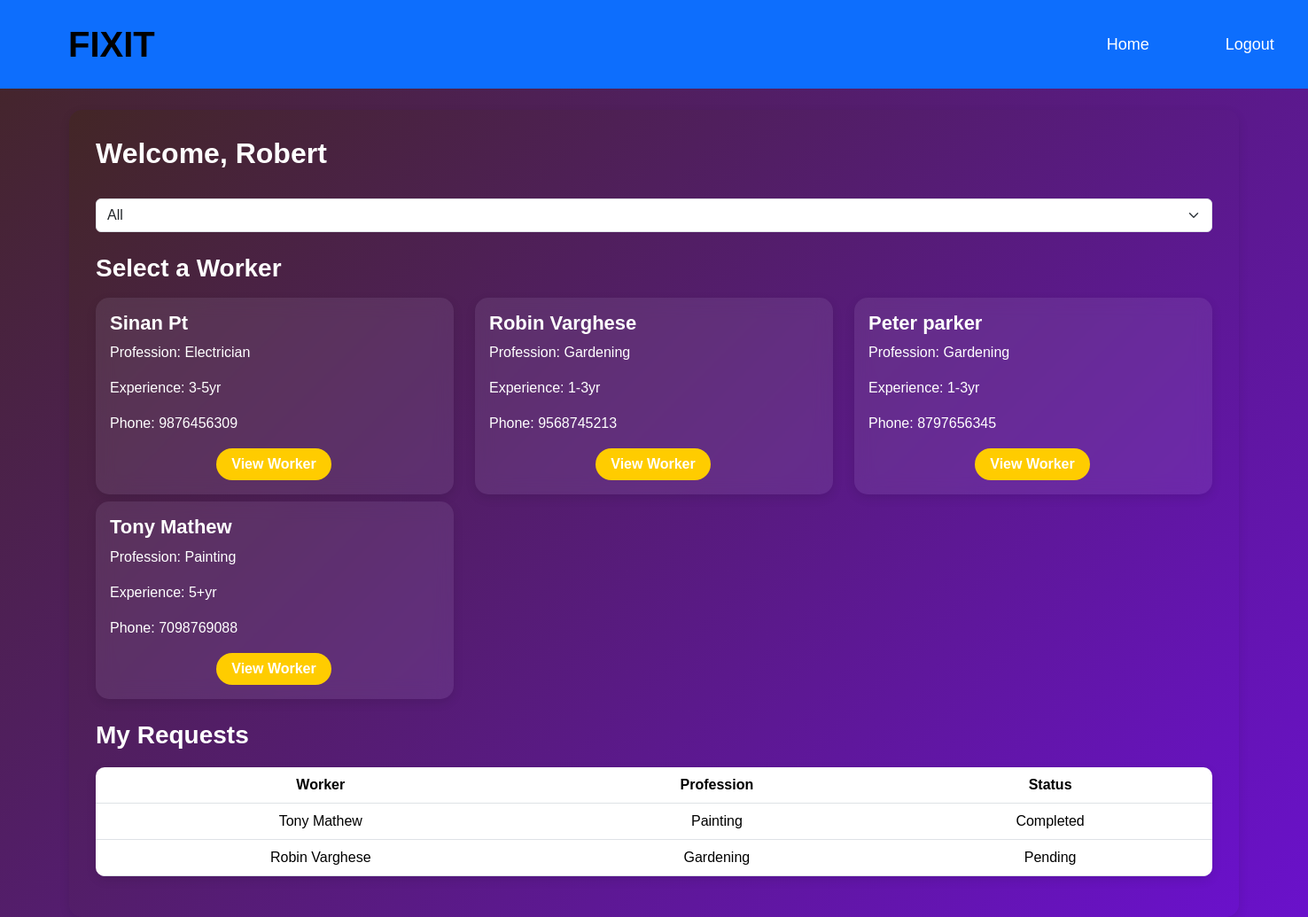
Before: /user_dashboard/ (signed in) with the older database file.
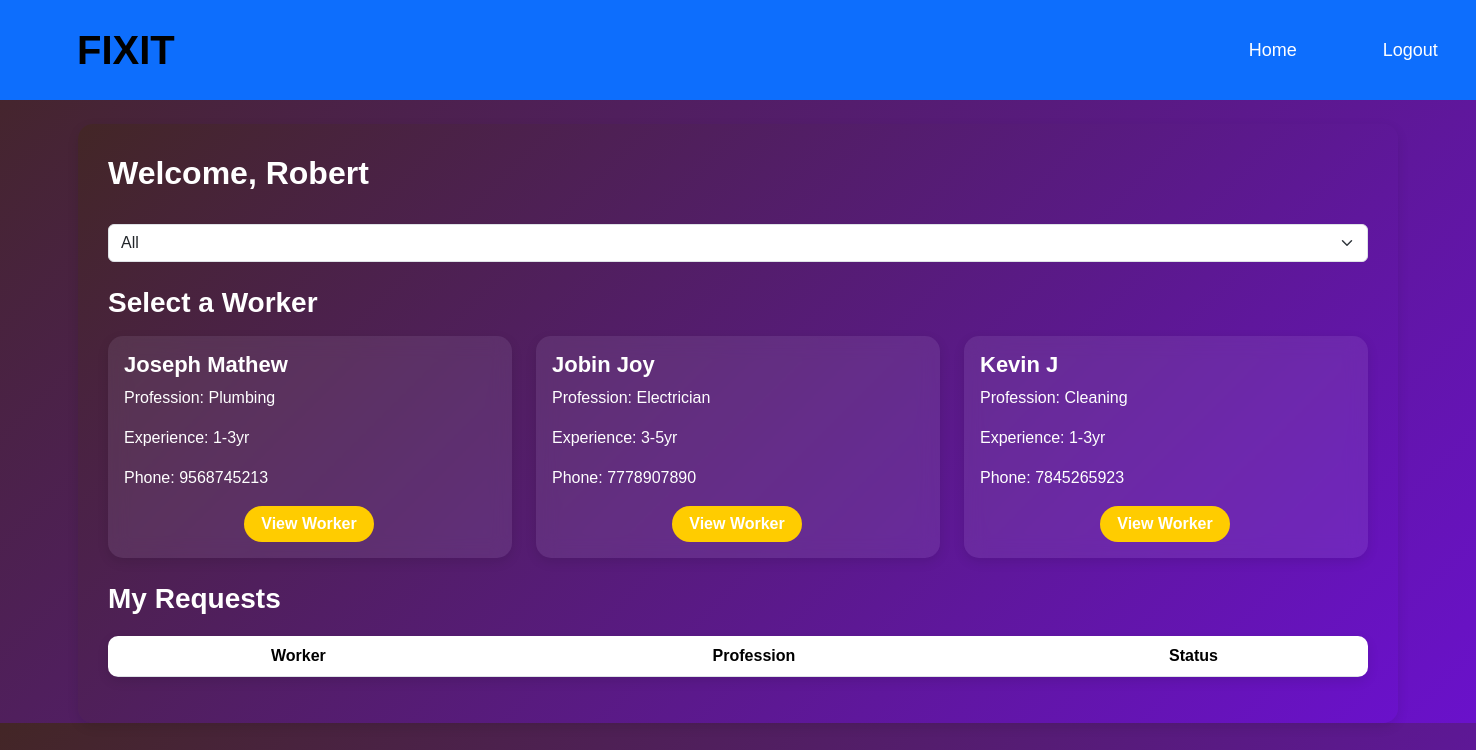
After: the same page with the newer database file.
### mainapp/models.py (models this page shows, shortened)
class Worker(models.Model):
    TITLE_CHOICES = [
        ('Mr', 'Mr.'),
        ('Ms', 'Ms.'),
    ]
    title = models.CharField(max_length=10, choices=TITLE_CHOICES, default='Mr')
    first_name = models.CharField(max_length=100)
    last_name = models.CharField(max_length=100)
    email = models.EmailField(max_length=100, unique=True)
    password = models.CharField(max_length=100)
    confirm_password = models.CharField(max_length=100)
    gender = models.CharField(max_length=10, choices=[('Male', 'Male'), ('Female', 'Female')] )
    phone = models.IntegerField()
    profession = models.TextField()
    experience = models.TextField()
    status = models.BooleanField(default=True, )  # Worker availability

class Request(models.Model):
    user = models.ForeignKey(User, on_delete=models.CASCADE)
    worker = models.ForeignKey(Worker, on_delete=models.CASCADE)
    status = models.CharField(max_length=20, choices=[('Pending', 'Pending'), ('Accepted', 'Accepted'), ('Rejected', 'Rejected'),('Completed', 'Completed') ], default='Pending')
    created_at = models.DateTimeField(auto_now_add=True)

### mainapp/views.py (the view)
# urls.py: path("user_dashboard/", user_dashboard, name="user_dashboard"),
def user_dashboard(request):
    if "user_id" not in request.session:
        return redirect("user_login")
    user = User.objects.get(id=request.session["user_id"])
    professions = Worker.objects.values_list('profession', flat=True).distinct()
    selected_profession = request.GET.get("profession", "")
    if selected_profession:
        workers = Worker.objects.filter(profession=selected_profession)
    else:
        workers = Worker.objects.all()
    requests = Request.objects.filter(user=user)
    return render(request, "user_dashboard.html", {
        "user": user,
        "workers": workers,
        "requests": requests,
        "professions": professions,
        "selected_profession": selected_profession
    })

### mainapp/templates/user_dashboard.html (shortened to what this page needs)
{% load static %}
<!DOCTYPE html>
<html lang="en">
<head>
    <link href="https://cdn.jsdelivr.net/npm/bootstrap@5.3.3/dist/css/bootstrap.min.css" rel="stylesheet">
    <link rel="stylesheet" href="{% static 'css/style.css' %}">
</head>
<body>
    <nav class="navbar navbar-expand-lg navbar-light bg-primary" style=" width: 100%;">
        <div class="container-fluid">
          <a class="navbar-brand" href="#" style="font-size:40px; font-family: 'Franklin Gothic Medium', 'Arial Narrow', Arial, sans-serif; margin-left: 50px;" data-bs-toggle="offcanvas" data-bs-target="#staticBackdrop" aria-controls="staticBackdrop">FIXIT</a>
          <div class="collapse navbar-collapse" id="navbarNav">
            <div class="container1" style="margin-left: 850px; font-size: 20px;">
                <ul class="navbar-nav" >
                      <li class="nav-item">
                        <a class="nav-link active" style="margin-left: 200px;" aria-current="page" href="{% url 'home' %}">Home</a>
                      </li>
                      <li class="nav-item"><a style="margin-left: 50px;" class="nav-link" href="{% url 'user_logout' %}">Logout</a></li>
                    </ul>
            </div>
        </div>
    </div>
  </nav>
<div class="container mt-4">
        <h2>Welcome, {{ user.name }}</h2>
        <form method="GET" action="{% url 'user_dashboard' %}" class="mb-3">
            <select name="profession" id="profession" class="form-select" onchange="this.form.submit()">
                <option value="">All</option>
            </select>
        </form>
        <h3 class="mt-4">Select a Worker</h3>
        <div class="row">
            {% for worker in workers %}
            <div class="col-md-4 mt-2">
                <div class="card p-3">
                    <h5>{{ worker.first_name }} {{ worker.last_name }}</h5>
                    <p>Profession: {{ worker.profession }}</p>
                    <p>Experience: {{ worker.experience }} </p>
                    <p>Phone: {{ worker.phone }}</p>
                    <a href="{% url 'view_worker' worker.id %}" style="width: 130px;position: relative; left: 120px; " class="btn btn-primary">View Worker</a>
                </div>
            </div>
            {% endfor %}
        </div>
        <h3 class="mt-4">My Requests</h3>
        <table class="table">
            <thead>
                <tr>
                    <th>Worker</th>
                    <th>Profession</th>
                    <th>Status</th>
                </tr>
            </thead>
            <tbody>
                {% for request in requests %}
                <tr>
                    <td>{{ request.worker.first_name }} {{ request.worker.last_name }}</td>
                    <td>{{ request.worker.profession }}</td>
                    <td>{{ request.status }}</td>
                </tr>
                {% endfor %}
            </tbody>
        </table>
    </div>
</body>
</html>

Changed rows visible on the page:
removed Worker: first_name "Sinan", last_name "Pt", profession "Electrician", experience "3-5yr", phone "9876456309"
removed Worker: first_name "Robin", last_name "Varghese", profession "Gardening", experience "1-3yr", phone "9568745213"
removed Worker: first_name "Peter", last_name "parker", profession "Gardening", experience "1-3yr", phone "8797656345"
removed Worker: first_name "Tony", last_name "Mathew", profession "Painting", experience "5+yr", phone "7098769088"
removed Request: worker.first_name "Tony", worker.last_name "Mathew", worker.profession "Painting", status "Completed"
removed Request: worker.first_name "Robin", worker.last_name "Varghese", worker.profession "Gardening", status "Pending"
added Worker: first_name "Joseph", last_name "Mathew", profession "Plumbing", experience "1-3yr", phone "9568745213"
added Worker: first_name "Jobin", last_name "Joy", profession "Electrician", experience "3-5yr", phone "7778907890"
added Worker: first_name "Kevin", last_name "J", profession "Cleaning", experience "1-3yr", phone "7845265923"
